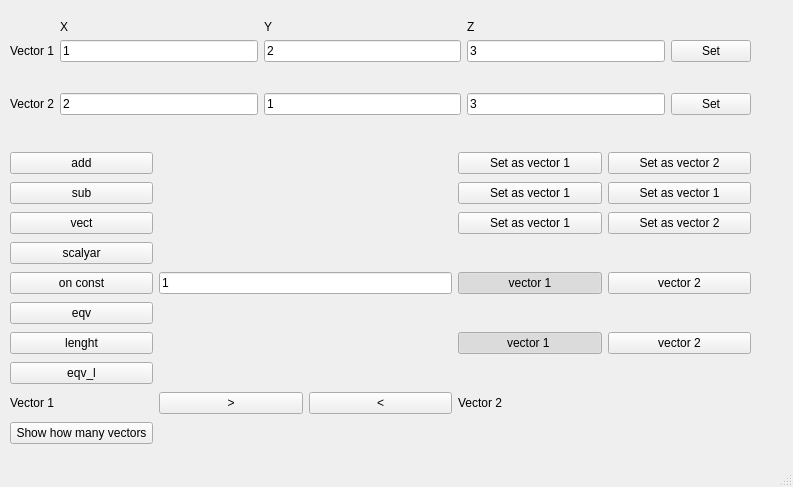
<?xml version="1.0" encoding="UTF-8"?>
<ui version="4.0">
 <class>MainWindow</class>
 <widget class="QMainWindow" name="MainWindow">
  <property name="geometry">
   <rect>
    <x>0</x>
    <y>0</y>
    <width>793</width>
    <height>487</height>
   </rect>
  </property>
  <property name="windowTitle">
   <string>MainWindow</string>
  </property>
  <widget class="QWidget" name="centralwidget">
   <widget class="QWidget" name="gridLayoutWidget">
    <property name="geometry">
     <rect>
      <x>10</x>
      <y>20</y>
      <width>741</width>
      <height>121</height>
     </rect>
    </property>
    <layout class="QGridLayout" name="gridLayout">
     <item row="5" column="1">
      <widget class="QLineEdit" name="v2_x">
       <property name="text">
        <string>2</string>
       </property>
      </widget>
     </item>
     <item row="2" column="2">
      <widget class="QLineEdit" name="v1_y">
       <property name="text">
        <string>2</string>
       </property>
      </widget>
     </item>
     <item row="4" column="2">
      <spacer name="verticalSpacer">
       <property name="orientation">
        <enum>Qt::Vertical</enum>
       </property>
       <property name="sizeHint" stdset="0">
        <size>
         <width>20</width>
         <height>40</height>
        </size>
       </property>
      </spacer>
     </item>
     <item row="2" column="0">
      <widget class="QLabel" name="label_v1">
       <property name="text">
        <string>Vector 1</string>
       </property>
      </widget>
     </item>
     <item row="1" column="3">
      <widget class="QLabel" name="label_z">
       <property name="text">
        <string>Z</string>
       </property>
      </widget>
     </item>
     <item row="5" column="3">
      <widget class="QLineEdit" name="v2_z">
       <property name="text">
        <string>3</string>
       </property>
      </widget>
     </item>
     <item row="6" column="2">
      <spacer name="verticalSpacer_3">
       <property name="orientation">
        <enum>Qt::Vertical</enum>
       </property>
       <property name="sizeHint" stdset="0">
        <size>
         <width>20</width>
         <height>40</height>
        </size>
       </property>
      </spacer>
     </item>
     <item row="5" column="2">
      <widget class="QLineEdit" name="v2_y">
       <property name="text">
        <string>1</string>
       </property>
      </widget>
     </item>
     <item row="2" column="1">
      <widget class="QLineEdit" name="v1_x">
       <property name="text">
        <string>1</string>
       </property>
      </widget>
     </item>
     <item row="5" column="0">
      <widget class="QLabel" name="label_v2">
       <property name="text">
        <string>Vector 2</string>
       </property>
      </widget>
     </item>
     <item row="1" column="2">
      <widget class="QLabel" name="label_y">
       <property name="text">
        <string>Y</string>
       </property>
      </widget>
     </item>
     <item row="5" column="4">
      <widget class="QPushButton" name="set_v2">
       <property name="text">
        <string>Set</string>
       </property>
      </widget>
     </item>
     <item row="2" column="4">
      <widget class="QPushButton" name="set_v1">
       <property name="text">
        <string>Set</string>
       </property>
      </widget>
     </item>
     <item row="2" column="3">
      <widget class="QLineEdit" name="v1_z">
       <property name="text">
        <string>3</string>
       </property>
      </widget>
     </item>
     <item row="1" column="1">
      <widget class="QLabel" name="label_x">
       <property name="text">
        <string>X</string>
       </property>
      </widget>
     </item>
    </layout>
   </widget>
   <widget class="QWidget" name="gridLayoutWidget_2">
    <property name="geometry">
     <rect>
      <x>10</x>
      <y>150</y>
      <width>741</width>
      <height>296</height>
     </rect>
    </property>
    <layout class="QGridLayout" name="gridLayout_2">
     <item row="3" column="0">
      <widget class="QPushButton" name="scalyar">
       <property name="text">
        <string>scalyar</string>
       </property>
      </widget>
     </item>
     <item row="0" column="0">
      <widget class="QPushButton" name="add">
       <property name="text">
        <string>add</string>
       </property>
      </widget>
     </item>
     <item row="6" column="0">
      <widget class="QPushButton" name="lenght">
       <property name="text">
        <string>lenght</string>
       </property>
      </widget>
     </item>
     <item row="6" column="3">
      <widget class="QPushButton" name="choose_v1_2">
       <property name="text">
        <string>vector 1 </string>
       </property>
       <property name="checkable">
        <bool>true</bool>
       </property>
       <property name="checked">
        <bool>true</bool>
       </property>
      </widget>
     </item>
     <item row="0" column="3">
      <widget class="QPushButton" name="set_as_v1_1">
       <property name="text">
        <string>Set as vector 1</string>
       </property>
      </widget>
     </item>
     <item row="1" column="1" colspan="2">
      <widget class="QLabel" name="sub_res">
       <property name="text">
        <string/>
       </property>
      </widget>
     </item>
     <item row="4" column="0">
      <widget class="QPushButton" name="on_const">
       <property name="text">
        <string>on const</string>
       </property>
      </widget>
     </item>
     <item row="4" column="4">
      <widget class="QPushButton" name="choose_v2_1">
       <property name="text">
        <string>vector 2</string>
       </property>
       <property name="checkable">
        <bool>true</bool>
       </property>
       <property name="checked">
        <bool>false</bool>
       </property>
      </widget>
     </item>
     <item row="1" column="0">
      <widget class="QPushButton" name="sub">
       <property name="text">
        <string>sub</string>
       </property>
      </widget>
     </item>
     <item row="2" column="1" colspan="2">
      <widget class="QLabel" name="vect_res">
       <property name="text">
        <string/>
       </property>
      </widget>
     </item>
     <item row="1" column="3">
      <widget class="QPushButton" name="set_as_v1_2">
       <property name="text">
        <string>Set as vector 1</string>
       </property>
      </widget>
     </item>
     <item row="2" column="3">
      <widget class="QPushButton" name="set_as_v1_3">
       <property name="text">
        <string>Set as vector 1</string>
       </property>
       <property name="checkable">
        <bool>false</bool>
       </property>
      </widget>
     </item>
     <item row="2" column="0">
      <widget class="QPushButton" name="vect">
       <property name="text">
        <string>vect</string>
       </property>
      </widget>
     </item>
     <item row="5" column="1" colspan="4">
      <widget class="QLabel" name="eqv_res">
       <property name="text">
        <string/>
       </property>
      </widget>
     </item>
     <item row="0" column="4">
      <widget class="QPushButton" name="set_as_v2_1">
       <property name="text">
        <string>Set as vector 2</string>
       </property>
      </widget>
     </item>
     <item row="6" column="4">
      <widget class="QPushButton" name="choose_v2_2">
       <property name="text">
        <string>vector 2</string>
       </property>
       <property name="checkable">
        <bool>true</bool>
       </property>
      </widget>
     </item>
     <item row="1" column="4">
      <widget class="QPushButton" name="set_as_v2_2">
       <property name="text">
        <string>Set as vector 1</string>
       </property>
      </widget>
     </item>
     <item row="7" column="0">
      <widget class="QPushButton" name="eqv_l">
       <property name="text">
        <string>eqv_l</string>
       </property>
      </widget>
     </item>
     <item row="4" column="3">
      <widget class="QPushButton" name="choose_v1_1">
       <property name="text">
        <string>vector 1</string>
       </property>
       <property name="checkable">
        <bool>true</bool>
       </property>
       <property name="checked">
        <bool>true</bool>
       </property>
      </widget>
     </item>
     <item row="9" column="0">
      <widget class="QPushButton" name="show_how_many">
       <property name="text">
        <string>Show how many vectors</string>
       </property>
      </widget>
     </item>
     <item row="5" column="0">
      <widget class="QPushButton" name="eqv">
       <property name="text">
        <string>eqv</string>
       </property>
      </widget>
     </item>
     <item row="0" column="1" colspan="2">
      <widget class="QLabel" name="add_res">
       <property name="text">
        <string/>
       </property>
      </widget>
     </item>
     <item row="2" column="4">
      <widget class="QPushButton" name="set_as_v2_3">
       <property name="text">
        <string>Set as vector 2</string>
       </property>
       <property name="checkable">
        <bool>false</bool>
       </property>
      </widget>
     </item>
     <item row="9" column="1" colspan="2">
      <widget class="QLabel" name="res_show_how_many">
       <property name="text">
        <string/>
       </property>
      </widget>
     </item>
     <item row="3" column="1" colspan="4">
      <widget class="QLabel" name="scalyar_res">
       <property name="text">
        <string/>
       </property>
      </widget>
     </item>
     <item row="7" column="1" colspan="4">
      <widget class="QLabel" name="eqv_l_res">
       <property name="text">
        <string/>
       </property>
      </widget>
     </item>
     <item row="4" column="1" colspan="2">
      <widget class="QLineEdit" name="const_value">
       <property name="text">
        <string>1</string>
       </property>
      </widget>
     </item>
     <item row="6" column="1" colspan="2">
      <widget class="QLabel" name="lenght_res">
       <property name="text">
        <string/>
       </property>
      </widget>
     </item>
     <item row="8" column="0">
      <widget class="QLabel" name="eqv_label_v1">
       <property name="text">
        <string>Vector 1 </string>
       </property>
      </widget>
     </item>
     <item row="8" column="3">
      <widget class="QLabel" name="eqv_label_v2">
       <property name="text">
        <string>Vector 2</string>
       </property>
      </widget>
     </item>
     <item row="8" column="1">
      <widget class="QPushButton" name="bigger">
       <property name="text">
        <string>&gt;</string>
       </property>
      </widget>
     </item>
     <item row="8" column="2">
      <widget class="QPushButton" name="smaller">
       <property name="text">
        <string>&lt;</string>
       </property>
      </widget>
     </item>
     <item row="8" column="4">
      <widget class="QLabel" name="res_is_bs">
       <property name="text">
        <string/>
       </property>
      </widget>
     </item>
    </layout>
   </widget>
  </widget>
  <widget class="QMenuBar" name="menubar">
   <property name="geometry">
    <rect>
     <x>0</x>
     <y>0</y>
     <width>793</width>
     <height>22</height>
    </rect>
   </property>
  </widget>
  <widget class="QStatusBar" name="statusbar"/>
 </widget>
 <resources/>
 <connections/>
</ui>
